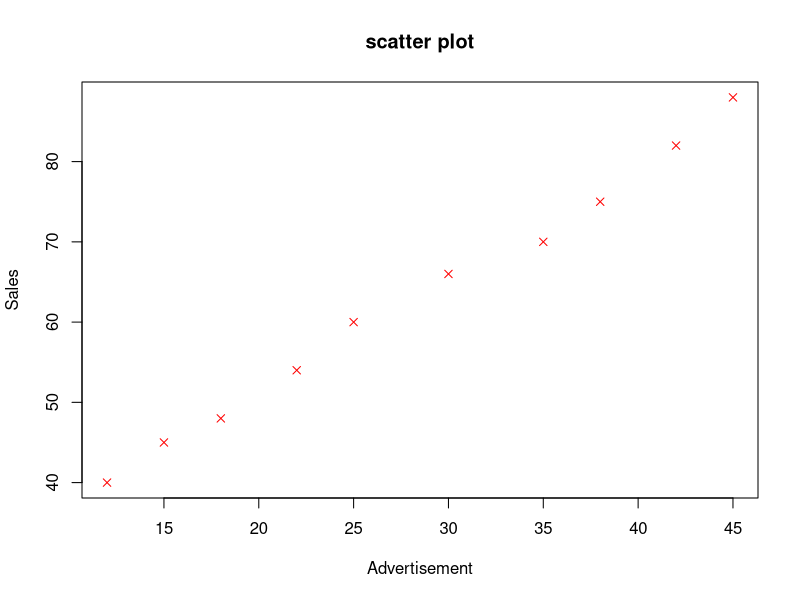

The R script that drew this image:
# Practical 1: Correlation Analysis (Scatter Diagram & Karl Pearson's Correlation)
# Aim: To study the relationship between Advertisement expenditure and Sales using
# a scatter diagram, and to compute and test Karl Pearson's correlation coefficient.

Advertisement = c(15,18,12,22,25,30,35,38,42,45)
Sales = c(45,48,40,54,60,66,70,75,82,88)

plot(Advertisement, Sales, main="scatter plot", xlab="Advertisement",
     ylab="Sales", pch=4, col="red")

cor(Advertisement, Sales)
cor.test(Advertisement, Sales)
